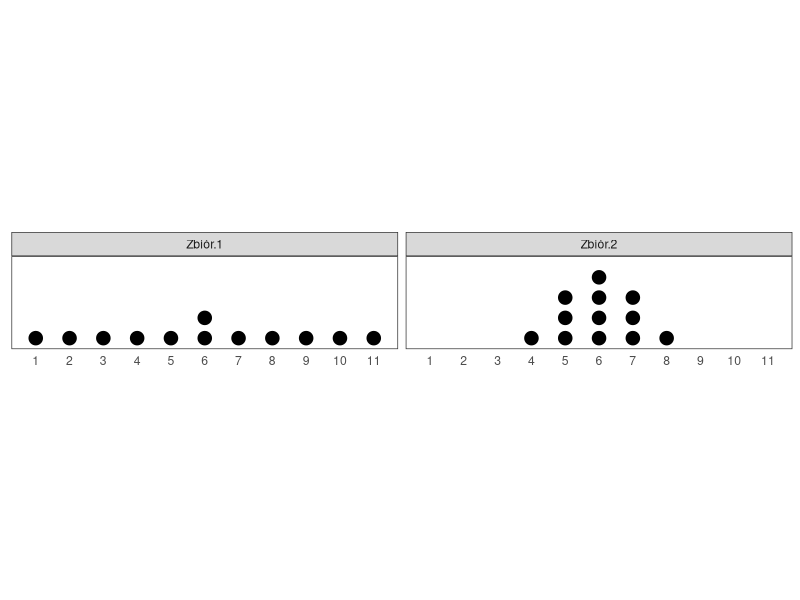

Reproduce this figure in R. (Note: this script raises an error after producing the figure.)

#### LIBRARIES #####################################################################################

library(tidyverse)

#### PLOTS #########################################################################################

set.seed(1234)

# dispersion 

df_points <- data.frame('Zbiór 1' = c(1:5, 6, 6, 7:11),
                        'Zbiór 2' = c(4, 5, 5, 5, 6, 6, 6, 6, 7, 7, 7, 8))

df_reshaped <- df_points %>% gather('subset', 'numbers')

ggplot(df_reshaped, aes(numbers)) + 
  geom_dotplot(binwidth = 0.4, stackratio = 1.5, color = 'black') +
  facet_grid(~subset) +
  coord_fixed(ratio=2.5) +
  theme_bw() +
  scale_x_continuous(breaks = seq(1,12,1)) +
  theme(axis.text.y = element_blank(),
        axis.title.y = element_blank(),
        axis.ticks.y = element_blank(),
        line = element_blank(),
        title = element_blank()
  ) +
  ggsave('images/012_variablility.png', width = 200, height = 30, units = 'mm')


### Skewness ---------------------------------------------------------------------------------------

non_skewed <- normalize(rnorm(10000), method = 'range')
right_skewed <- normalize(rbeta(10000, shape1 = 1, shape2 = 3), method = 'range')
left_skewed <- normalize(-right_skewed, method = 'range')

non_skewed <- data.frame(x = non_skewed, skewness = 'non skewed', stringsAsFactors = FALSE)
right_skewed <- data.frame(x = right_skewed, skewness = 'right skewed', stringsAsFactors = FALSE)
left_skewed <- data.frame(x = left_skewed, skewness = 'left skewed', stringsAsFactors = FALSE)

skewed_data <- bind_rows(non_skewed, right_skewed, left_skewed)
save(skewed_data, file = 'data/012_skewed_data.Rdata')

ggplot(skewed_data, aes(x, fill = skewness)) + 
  geom_density(alpha = 0.4) +
  facet_grid(.~skewness) +
  scale_x_continuous(breaks = c(0, 0.5, 1)) +
  theme_bw() +
  theme(legend.position = 'none', panel.spacing = unit(1, 'lines')) + 
  ggsave('images/012_skewness.png', width = 10, height = 6, units = 'cm')

ggplot(skewed_data, aes(x = skewness, y = x, fill = skewness)) +
  geom_boxplot(alpha = 0.4) +
  coord_flip() +
  theme_bw() +
  theme(legend.position = 'none') +
  ggsave('images/012_skewness_boxplots.png', width = 10, height = 6, units = 'cm')

rm(non_skewed, right_skewed, left_skewed)

# the simplest measure of skewness

skewed_data %>% 
  group_by(skewness) %>% 
  summarise(mean = mean(x), median = median(x), skew = mean(x)/median(x))


